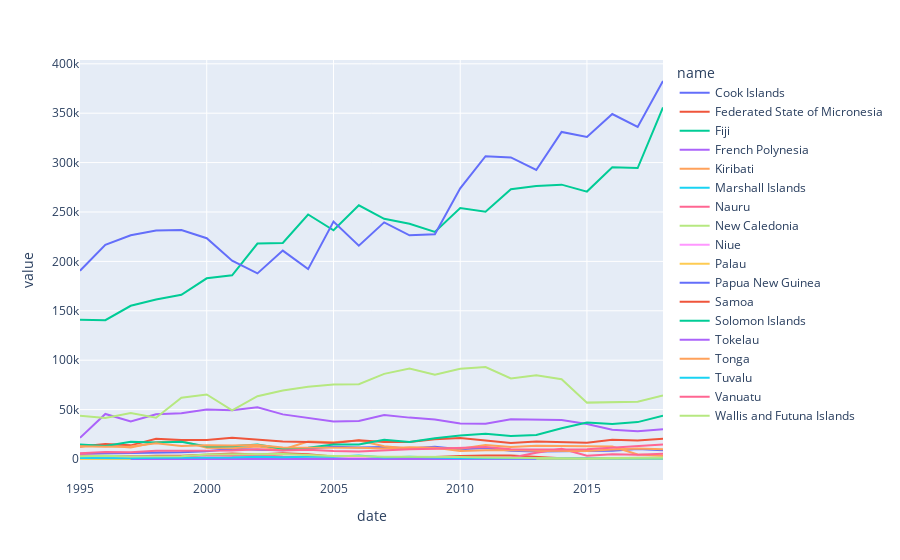

The notebook cell this image was saved under:
### Code cell
df_year = df.groupby(["name","date"]).sum().reset_index()
fig = px.line(df_year, x="date", y="value", color='name')
fig.show()
